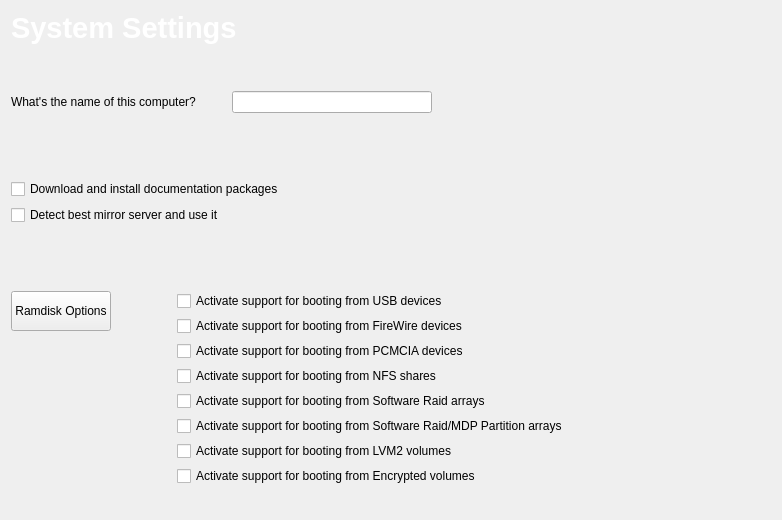
<?xml version="1.0" encoding="UTF-8"?>
<ui version="4.0">
 <class>tribeSettings</class>
 <widget class="QWidget" name="tribeSettings">
  <property name="geometry">
   <rect>
    <x>0</x>
    <y>0</y>
    <width>782</width>
    <height>520</height>
   </rect>
  </property>
  <property name="windowTitle">
   <string/>
  </property>
  <layout class="QGridLayout" name="gridLayout_2">
   <item row="0" column="0" colspan="3">
    <layout class="QHBoxLayout" name="horizontalLayout_2">
     <property name="topMargin">
      <number>0</number>
     </property>
     <item>
      <widget class="QLabel" name="label">
       <property name="sizePolicy">
        <sizepolicy hsizetype="Preferred" vsizetype="Fixed">
         <horstretch>0</horstretch>
         <verstretch>0</verstretch>
        </sizepolicy>
       </property>
       <property name="maximumSize">
        <size>
         <width>16777215</width>
         <height>50</height>
        </size>
       </property>
       <property name="font">
        <font>
         <pointsize>14</pointsize>
        </font>
       </property>
       <property name="text">
        <string>&lt;!DOCTYPE HTML PUBLIC &quot;-//W3C//DTD HTML 4.0//EN&quot; &quot;http://www.w3.org/TR/REC-html40/strict.dtd&quot;&gt;
&lt;html&gt;&lt;head&gt;&lt;meta name=&quot;qrichtext&quot; content=&quot;1&quot; /&gt;&lt;style type=&quot;text/css&quot;&gt;
p, li { white-space: pre-wrap; }
&lt;/style&gt;&lt;/head&gt;&lt;body style=&quot; font-family:'Bitstream Vera Sans'; font-size:9pt; font-weight:400; font-style:normal;&quot;&gt;
&lt;p style=&quot; margin-top:0px; margin-bottom:0px; margin-left:0px; margin-right:0px; -qt-block-indent:0; text-indent:0px; font-family:'Sans Serif'; font-size:10pt;&quot;&gt;&lt;span style=&quot; font-size:22pt; font-weight:600; color:#ffffff;&quot;&gt;System Settings&lt;/span&gt;&lt;/p&gt;&lt;/body&gt;&lt;/html&gt;</string>
       </property>
      </widget>
     </item>
    </layout>
   </item>
   <item row="1" column="1">
    <spacer name="verticalSpacer_3">
     <property name="orientation">
      <enum>Qt::Vertical</enum>
     </property>
     <property name="sizeType">
      <enum>QSizePolicy::Fixed</enum>
     </property>
     <property name="sizeHint" stdset="0">
      <size>
       <width>20</width>
       <height>40</height>
      </size>
     </property>
    </spacer>
   </item>
   <item row="2" column="0" colspan="3">
    <layout class="QGridLayout" name="gridLayout">
     <item row="0" column="0">
      <widget class="QLabel" name="label_2">
       <property name="toolTip">
        <string>or technically, the hostname</string>
       </property>
       <property name="text">
        <string>What's the name of this computer?         </string>
       </property>
      </widget>
     </item>
     <item row="0" column="1">
      <widget class="QLineEdit" name="hostnameEdit">
       <property name="minimumSize">
        <size>
         <width>200</width>
         <height>0</height>
        </size>
       </property>
      </widget>
     </item>
     <item row="1" column="2">
      <spacer name="verticalSpacer_2">
       <property name="orientation">
        <enum>Qt::Vertical</enum>
       </property>
       <property name="sizeType">
        <enum>QSizePolicy::Fixed</enum>
       </property>
       <property name="sizeHint" stdset="0">
        <size>
         <width>20</width>
         <height>60</height>
        </size>
       </property>
      </spacer>
     </item>
     <item row="0" column="3">
      <spacer name="horizontalSpacer_3">
       <property name="orientation">
        <enum>Qt::Horizontal</enum>
       </property>
       <property name="sizeHint" stdset="0">
        <size>
         <width>40</width>
         <height>20</height>
        </size>
       </property>
      </spacer>
     </item>
     <item row="3" column="0" colspan="2">
      <widget class="QCheckBox" name="download_doc">
       <property name="enabled">
        <bool>true</bool>
       </property>
       <property name="text">
        <string>Download and install documentation packages</string>
       </property>
      </widget>
     </item>
     <item row="4" column="0" colspan="2">
      <widget class="QCheckBox" name="detect_mirror">
       <property name="enabled">
        <bool>true</bool>
       </property>
       <property name="text">
        <string>Detect best mirror server and use it</string>
       </property>
       <property name="checked">
        <bool>false</bool>
       </property>
      </widget>
     </item>
     <item row="6" column="0" colspan="3">
      <layout class="QHBoxLayout" name="horizontalLayout">
       <item>
        <layout class="QVBoxLayout" name="verticalLayout">
         <item>
          <widget class="QPushButton" name="pushButton">
           <property name="minimumSize">
            <size>
             <width>0</width>
             <height>40</height>
            </size>
           </property>
           <property name="text">
            <string>Ramdisk Options</string>
           </property>
           <property name="checkable">
            <bool>true</bool>
           </property>
          </widget>
         </item>
         <item>
          <spacer name="verticalSpacer_4">
           <property name="orientation">
            <enum>Qt::Vertical</enum>
           </property>
           <property name="sizeHint" stdset="0">
            <size>
             <width>20</width>
             <height>40</height>
            </size>
           </property>
          </spacer>
         </item>
        </layout>
       </item>
       <item>
        <spacer name="horizontalSpacer_2">
         <property name="orientation">
          <enum>Qt::Horizontal</enum>
         </property>
         <property name="sizeType">
          <enum>QSizePolicy::Fixed</enum>
         </property>
         <property name="sizeHint" stdset="0">
          <size>
           <width>60</width>
           <height>20</height>
          </size>
         </property>
        </spacer>
       </item>
       <item>
        <layout class="QVBoxLayout" name="verticalLayout_2">
         <property name="spacing">
          <number>5</number>
         </property>
         <item>
          <widget class="QCheckBox" name="usb">
           <property name="text">
            <string>Activate support for booting from USB devices</string>
           </property>
          </widget>
         </item>
         <item>
          <widget class="QCheckBox" name="firewire">
           <property name="text">
            <string>Activate support for booting from FireWire devices</string>
           </property>
          </widget>
         </item>
         <item>
          <widget class="QCheckBox" name="pcmcia">
           <property name="text">
            <string>Activate support for booting from PCMCIA devices</string>
           </property>
          </widget>
         </item>
         <item>
          <widget class="QCheckBox" name="nfs">
           <property name="text">
            <string>Activate support for booting from NFS shares</string>
           </property>
          </widget>
         </item>
         <item>
          <widget class="QCheckBox" name="raid">
           <property name="text">
            <string>Activate support for booting from Software Raid arrays</string>
           </property>
          </widget>
         </item>
         <item>
          <widget class="QCheckBox" name="mdp">
           <property name="text">
            <string>Activate support for booting from Software Raid/MDP Partition arrays</string>
           </property>
          </widget>
         </item>
         <item>
          <widget class="QCheckBox" name="lvm2">
           <property name="text">
            <string>Activate support for booting from LVM2 volumes</string>
           </property>
          </widget>
         </item>
         <item>
          <widget class="QCheckBox" name="encrypted">
           <property name="text">
            <string>Activate support for booting from Encrypted volumes</string>
           </property>
          </widget>
         </item>
         <item>
          <spacer name="verticalSpacer_5">
           <property name="orientation">
            <enum>Qt::Vertical</enum>
           </property>
           <property name="sizeHint" stdset="0">
            <size>
             <width>20</width>
             <height>40</height>
            </size>
           </property>
          </spacer>
         </item>
        </layout>
       </item>
       <item>
        <spacer name="horizontalSpacer">
         <property name="orientation">
          <enum>Qt::Horizontal</enum>
         </property>
         <property name="sizeHint" stdset="0">
          <size>
           <width>40</width>
           <height>20</height>
          </size>
         </property>
        </spacer>
       </item>
      </layout>
     </item>
     <item row="5" column="0">
      <spacer name="verticalSpacer_6">
       <property name="orientation">
        <enum>Qt::Vertical</enum>
       </property>
       <property name="sizeType">
        <enum>QSizePolicy::Fixed</enum>
       </property>
       <property name="sizeHint" stdset="0">
        <size>
         <width>20</width>
         <height>60</height>
        </size>
       </property>
      </spacer>
     </item>
     <item row="0" column="2">
      <spacer name="horizontalSpacer_4">
       <property name="orientation">
        <enum>Qt::Horizontal</enum>
       </property>
       <property name="sizeHint" stdset="0">
        <size>
         <width>40</width>
         <height>20</height>
        </size>
       </property>
      </spacer>
     </item>
    </layout>
   </item>
   <item row="3" column="1">
    <spacer name="verticalSpacer">
     <property name="orientation">
      <enum>Qt::Vertical</enum>
     </property>
     <property name="sizeHint" stdset="0">
      <size>
       <width>20</width>
       <height>40</height>
      </size>
     </property>
    </spacer>
   </item>
  </layout>
 </widget>
 <resources>
  <include location="tribe.qrc"/>
 </resources>
 <connections/>
</ui>
